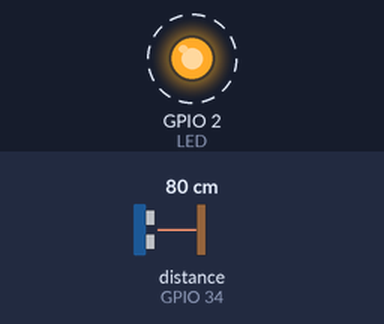
Bench run of a sketch on a simulated ESP32. Parts: output pins drawn as LEDs (lit = HIGH). Wiring (inferred from the names in the program): ultrasonic range finder: trigger GPIO 13; echo GPIO 34. Dashed ring = blinking. Inputs (shaded band) come from the test bench; at power-on: distance to the obstacle (sensor on GPIO 34) 80 cm. The echo pulse lasts 58.3 µs per cm; pins used as bus, display or sensor lines are not drawn; what the sketch prints to the serial monitor is not drawn.

Above: at 0.45 s.
Timing chart, 0 to 3.4 s (numbered marks = the images above):
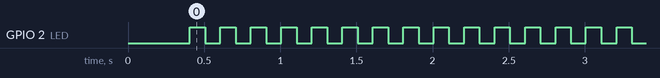

The sketch:

lunettes.ino
```cpp
// ============================================================
//  Projet 3 - LUNETTES INTELLIGENTES
//
//  - 1 capteur HC-SR04 à hauteur de tête
//  - envoie la distance mesurée à la canne par ESP-NOW (sans fil)
//
//  Câblage :
//    Trig -> GPIO 13
//    Echo -> pont diviseur (1 kOhm / 2 kOhm) -> GPIO 34
//    VCC -> VIN (3 piles 4,5 V)   Gnd -> GND
//
//  Carte : "ESP32 Dev Module"   Moniteur série : 115200 bauds
// ============================================================

#include <WiFi.h>
#include <esp_now.h>
#include <esp_wifi.h>

// ------------------------------------------------------------
//  À CONFIGURER : même nom de réseau que dans canne_finale.ino
//  (sert uniquement à trouver le canal radio de la canne).
//  Laisser vide ("") si la canne n'utilise pas le Wi-Fi.
// ------------------------------------------------------------
const char* WIFI_SSID = "";

// ------------------------------------------------------------
//  Broches et réglages
// ------------------------------------------------------------
const int TRIG = 13;
const int ECHO = 34;
const int LED  = 2;                 // LED bleue de la carte : clignote à chaque envoi

const long TIMEOUT_US = 25000;      // attente max de l'écho (environ 4 m)
const unsigned long INTERVALLE_MS = 100;   // une mesure et un envoi toutes les 100 ms

// ------------------------------------------------------------
//  Paquet envoyé à la canne (identique dans canne_finale.ino)
// ------------------------------------------------------------
const uint32_t CODE_PROJET = 0x43414E45;   // "CANE"
typedef struct __attribute__((packed)) {
  uint32_t code;
  int16_t  distanceCm;   // -1 = rien détecté
  uint16_t numero;
} PaquetLunettes;

uint8_t adresseDiffusion[6] = {0xFF, 0xFF, 0xFF, 0xFF, 0xFF, 0xFF};   // envoi à tous
uint16_t numeroPaquet = 0;
long historique[3] = {-1, -1, -1};
int indexHisto = 0;

// ============================================================
//  Mesure
// ============================================================

long mesureBrute() {
  unsigned long t = millis();
  while (digitalRead(ECHO) == HIGH && millis() - t < 100) {}

  digitalWrite(TRIG, LOW);
  delayMicroseconds(2);
  digitalWrite(TRIG, HIGH);
  delayMicroseconds(10);
  digitalWrite(TRIG, LOW);

  long duree = pulseIn(ECHO, HIGH, TIMEOUT_US);
  if (duree == 0) return -1;
  return duree / 58;
}

long mediane3(long a, long b, long c) {
  long m[3] = {a < 0 ? 9999 : a, b < 0 ? 9999 : b, c < 0 ? 9999 : c};
  if (m[0] > m[1]) { long t = m[0]; m[0] = m[1]; m[1] = t; }
  if (m[1] > m[2]) { long t = m[1]; m[1] = m[2]; m[2] = t; }
  if (m[0] > m[1]) { long t = m[0]; m[0] = m[1]; m[1] = t; }
  return (m[1] == 9999) ? -1 : m[1];
}

// ============================================================
//  Radio : même canal que la canne
//  Règle commune : canal du réseau WIFI_SSID s'il est trouvé, sinon canal 1.
// ============================================================

int canalDuReseau(const char* ssid) {
  if (strlen(ssid) == 0) return 0;
  int n = WiFi.scanNetworks();
  int canal = 0;
  for (int i = 0; i < n; i++) {
    if (WiFi.SSID(i) == ssid) { canal = WiFi.channel(i); break; }
  }
  WiFi.scanDelete();
  return canal;
}

void demarrerRadio() {
  WiFi.mode(WIFI_STA);
  WiFi.disconnect();
  delay(100);

  int canal = canalDuReseau(WIFI_SSID);
  if (canal == 0) canal = 1;

  esp_wifi_set_promiscuous(true);
  esp_wifi_set_channel(canal, WIFI_SECOND_CHAN_NONE);
  esp_wifi_set_promiscuous(false);
  Serial.printf("Canal radio : %d\n", canal);

  if (esp_now_init() != ESP_OK) {
    Serial.println("ERREUR : ESP-NOW n'a pas demarre");
    return;
  }

  esp_now_peer_info_t pair = {};
  memcpy(pair.peer_addr, adresseDiffusion, 6);
  pair.channel = 0;          // canal actuel
  pair.encrypt = false;
  if (esp_now_add_peer(&pair) != ESP_OK) {
    Serial.println("ERREUR : impossible d'ajouter le destinataire ESP-NOW");
    return;
  }
  Serial.println("ESP-NOW pret : envoi vers la canne");
}

// ============================================================
//  Programme principal
// ============================================================

void setup() {
  Serial.begin(115200);
  delay(300);
  Serial.println();
  Serial.println("=== LUNETTES INTELLIGENTES ===");

  pinMode(TRIG, OUTPUT);
  digitalWrite(TRIG, LOW);
  pinMode(ECHO, INPUT);
  pinMode(LED, OUTPUT);

  demarrerRadio();
}

void loop() {
  unsigned long debut = millis();

  historique[indexHisto] = mesureBrute();
  indexHisto = (indexHisto + 1) % 3;
  long d = mediane3(historique[0], historique[1], historique[2]);

  PaquetLunettes p;
  p.code = CODE_PROJET;
  p.distanceCm = (int16_t)d;
  p.numero = numeroPaquet++;
  esp_err_t res = esp_now_send(adresseDiffusion, (uint8_t*)&p, sizeof(p));

  digitalWrite(LED, !digitalRead(LED));
  if (d < 0) Serial.printf("Tete : --- cm   (envoi %s)\n", res == ESP_OK ? "ok" : "ERREUR");
  else       Serial.printf("Tete : %ld cm   (envoi %s)\n", d, res == ESP_OK ? "ok" : "ERREUR");

  unsigned long ecoule = millis() - debut;
  if (ecoule < INTERVALLE_MS) delay(INTERVALLE_MS - ecoule);
}
```

Measured:
- by itself, GPIO 2 (LED): alternates HIGH for 0.10 s and LOW for 0.10 s
